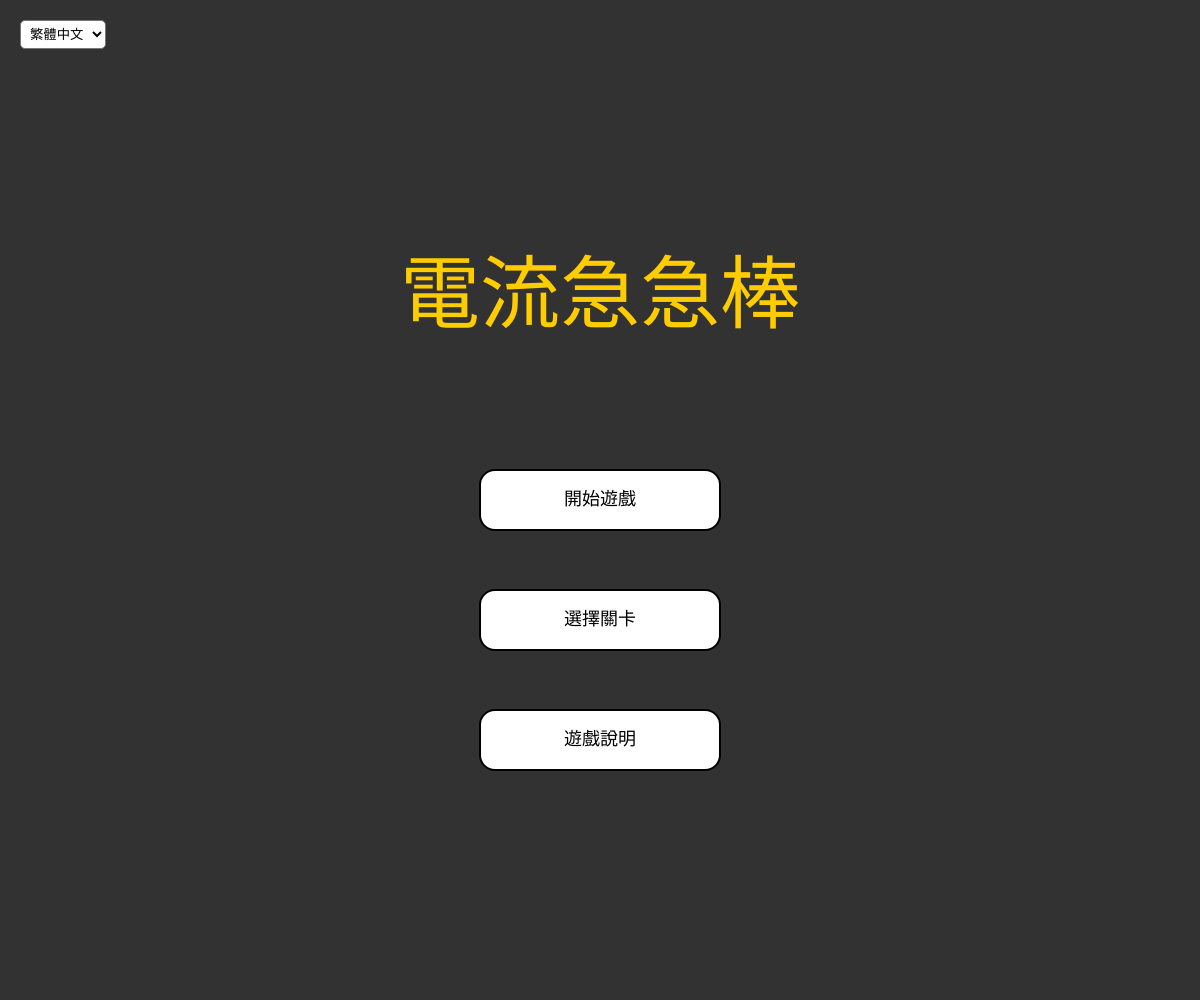
Frame 1 (no input)
Frame 60 (no input): identical to frame 1, image omitted
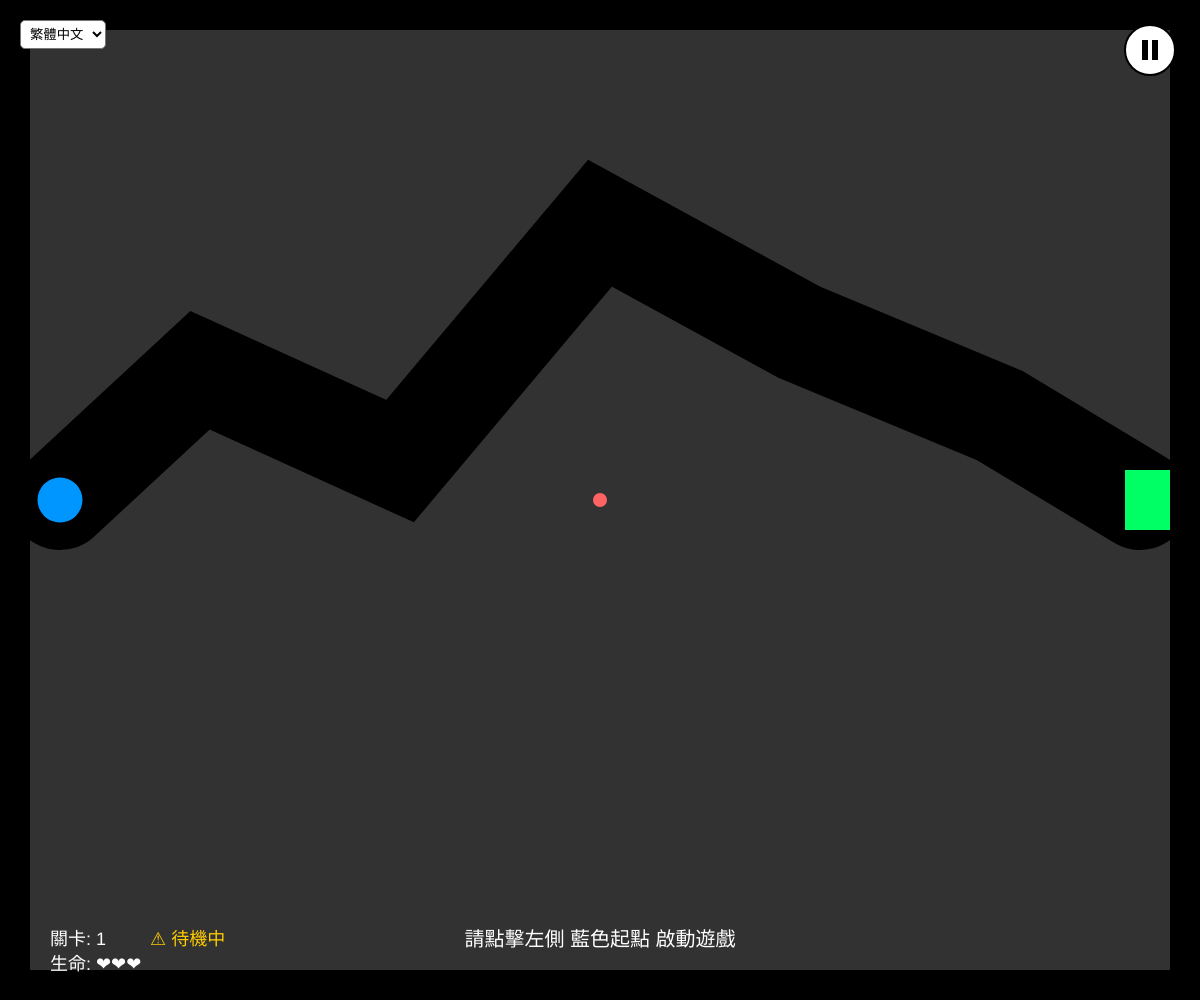
Frame 120 (the mouse pressed at the canvas centre since frame 60)

The p5.js sketch that drew these frames (run headless with seeded random() and noise() and a simulated clock; from frame 60 on, the mouse is pressed at the canvas centre):

// p5.js sketch
// ── sketch.js
let gameState = "START"; 
let level = 1;
let lives = 3;
let stars = 0;
let isPlaying = false; 
let isPaused = false; 
let mode = "SEQUENCE"; 
let pathPoints = [];
let damageFlash = 0;   
let confetti = [];     
let currentObstacles = []; 

// 語系資料字典
let curLang = 'zh'; 
let langSelect; // 🌟 下拉式選單變數
const langData = {
  zh: { title: "電流急急棒", start: "開始遊戲", select: "選擇關卡", instr: "遊戲說明", back: "返回", resume: "繼續遊戲", retry: "重新挑戰", home: "回到主畫面", pause: "遊戲暫停", clear: "關卡通過!", fail: "通關失敗", next: "下一關", replay: "再玩一次", hint: "請點擊左側 藍色起點 啟動遊戲", statusLvl: "關卡: ", statusLife: "生命: ", statusWait: "⚠ 待機中", i1: "1. 滑鼠控制紅點，點擊藍色起點啟動", i2: "2. 避開牆壁、圓球與邊框", i3: "3. 右上角按鈕可暫停", i4: "4. 抵達綠色終點過關" },
  en: { title: "Wire Loop", start: "Start", select: "Levels", instr: "Instructions", back: "Back", resume: "Resume", retry: "Retry", home: "Menu", pause: "Paused", clear: "Cleared!", fail: "Failed", next: "Next", replay: "Replay", hint: "Click BLUE start point", statusLvl: "Level: ", statusLife: "Lives: ", statusWait: "⚠ Standby", i1: "1. Click blue dot to start", i2: "2. Avoid black areas", i3: "3. Top-right to pause", i4: "4. Reach green goal" },
  jp: { title: "イライラ棒", start: "スタート", select: "レベル", instr: "遊び方", back: "戻る", resume: "再開", retry: "リトライ", home: "メニュー", pause: "一時停止", clear: "クリア!", fail: "失敗", next: "次へ", replay: "もう一度", hint: "青い地点をクリック", statusLvl: "レベル: ", statusLife: "ライフ: ", statusWait: "⚠ 待機中", i1: "1. 青い点をクリック", i2: "2. 壁や玉を避ける", i3: "3. 右上で停止", i4: "4. 緑のゴールへ" },
  ko: { title: "전류급급봉", start: "시작", select: "레벨", instr: "설명", back: "뒤로", resume: "계속", retry: "다시", home: "메뉴", pause: "정지", clear: "성공!", fail: "실패", next: "다음", replay: "다시", hint: "파란색 점 클릭", statusLvl: "레벨: ", statusLife: "생명: ", statusWait: "⚠ 대기", i1: "1. 파란색 클릭 시작", i2: "2. 검은 벽 피하기", i3: "3. 우측 상단 일시정지", i4: "4. 초록색 도착" },
  th: { title: "เกมลวดหนาม", start: "เริ่ม", select: "ด่าน", instr: "วิธีเล่น", back: "กลับ", resume: "ต่อ", retry: "ใหม่", home: "หน้าหลัก", pause: "หยุด", clear: "ผ่าน!", fail: "พลาด", next: "ต่อไป", replay: "อีกครั้ง", hint: "คลิกจุดสีฟ้า", statusLvl: "ด่าน: ", statusLife: "ชีวิต: ", statusWait: "⚠ รอ", i1: "1. คลิกสีฟ้าเพื่อเริ่ม", i2: "2. เลี่ยงสีดำ", i3: "3. ขวาบนหยุด", i4: "4. ไปที่สีเขียว" },
  de: { title: "Heißer Draht", start: "Start", select: "Levels", instr: "Info", back: "Zurück", resume: "Weiter", retry: "Neu", home: "Menü", pause: "Pause", clear: "Sieg!", fail: "Verloren", next: "Weiter", replay: "Nochmal", hint: "Blau klicken", statusLvl: "Level: ", statusLife: "Leben: ", statusWait: "⚠ Wartet", i1: "1. Blau zum Start", i2: "2. Schwarz vermeiden", i3: "3. Pause oben rechts", i4: "4. Grünes Ziel" },
  fr: { title: "Fil Électrique", start: "Jouer", select: "Niveaux", instr: "Règles", back: "Retour", resume: "Play", retry: "Encore", home: "Menu", pause: "Pause", clear: "Gagné!", fail: "Perdu", next: "Suivant", replay: "Rejouer", hint: "Cliquez le bleu", statusLvl: "Niveau: ", statusLife: "Vies: ", statusWait: "⚠ Attente", i1: "1. Cliquez le bleu", i2: "2. Évitez le noir", i3: "3. Pause en haut", i4: "4. But vert" }
};

function setup() {
  createCanvas(windowWidth, windowHeight);
  textAlign(CENTER, CENTER);

  // 🌟 初始化下拉選單
  langSelect = createSelect();
  langSelect.position(20, 20); 
  langSelect.option('繁體中文', 'zh');
  langSelect.option('English', 'en');
  langSelect.option('日本語', 'jp');
  langSelect.option('한국어', 'ko');
  langSelect.option('ไทย', 'th');
  langSelect.option('Deutsch', 'de');
  langSelect.option('Français', 'fr');
  langSelect.selected('zh'); // 預設選中中文
  langSelect.changed(() => { curLang = langSelect.value(); });

  // 簡單美化下拉選單
  langSelect.style('padding', '5px');
  langSelect.style('border-radius', '5px');
  langSelect.style('background-color', 'white');
}

function windowResized() {
  resizeCanvas(windowWidth, windowHeight);
}

// 🌟 處理點擊一次性的邏輯
function mouseClicked() {
  if (gameState === "PLAY") {
    // 暫停鍵點擊
    if (dist(mouseX, mouseY, width - 50, 50) < 25) {
      isPaused = !isPaused;
      return;
    }
    // 藍色起點啟動
    if (!isPaused && !isPlaying) {
      if (dist(mouseX, mouseY, 60, height / 2) < 30) {
        isPlaying = true;
      }
    }
  }
}

function draw() {
  background(50); 
  let t = langData[curLang];

  // 🌟 管理選單顯示：只在主畫面、選關、說明、結果、暫停時顯示
  if (gameState === "PLAY" && isPlaying && !isPaused) {
    langSelect.hide();
  } else {
    langSelect.show();
  }

  switch (gameState) {
    case "START": drawMenu(t); break;
    case "INSTRUCTIONS": drawInstructions(t); break;
    case "SELECT": drawLevelSelect(t); break;
    case "PLAY": playLoop(t); break;
    case "RESULT": drawResult(t); break;
    case "GAMEOVER": drawGameOver(t); break;
  }
}

function playLoop(t) {
  drawMap();
  displayStatus(t);
  drawPauseButton();

  if (isPaused) {
    drawPauseMenu(t);
  } else {
    if (!isPlaying) {
      fill(255); textSize(20); text(t.hint, width / 2, height - 60);
    } else {
      checkCollision();
      checkWin();
    }
  }
  
  if (damageFlash > 0) {
    noFill(); stroke(255, 0, 0, damageFlash); strokeWeight(40);
    rect(0, 0, width, height); damageFlash -= 10; 
  }
}

function drawPauseMenu(t) {
  push(); fill(0, 180); rect(0, 0, width, height); 
  fill(255, 204, 0); textSize(50); text(t.pause, width / 2, height * 0.2);
  let cy = height * 0.5;
  drawButton(t.resume, width / 2, cy - 80, 220, 50, () => { isPaused = false; });
  drawButton(t.retry, width / 2, cy - 15, 220, 50, () => { startLevel(); });
  drawButton(t.home, width / 2, cy + 50, 220, 50, () => { gameState = "START"; });
  pop();
}

function drawMenu(t) {
  fill(255, 204, 0); textSize(height * 0.08); text(t.title, width / 2, height * 0.3);
  drawButton(t.start, width / 2, height * 0.5, 240, 60, () => { level = 1; mode = "SEQUENCE"; startLevel(); });
  drawButton(t.select, width / 2, height * 0.62, 240, 60, () => { gameState = "SELECT"; });
  drawButton(t.instr, width / 2, height * 0.74, 240, 60, () => { gameState = "INSTRUCTIONS"; });
}

function drawInstructions(t) {
  fill(255); textSize(30); text(t.instr, width / 2, height * 0.25);
  textSize(18); text(t.i1, width / 2, height * 0.4); text(t.i2, width / 2, height * 0.47);
  text(t.i3, width / 2, height * 0.54); text(t.i4, width / 2, height * 0.61);
  drawButton(t.back, width / 2, height * 0.8, 150, 50, () => { gameState = "START"; });
}

function drawResult(t) {
  background(20, 50, 20); drawConfetti();
  fill(255, 204, 0); textSize(40); text("Level " + level + " " + t.clear, width / 2, height * 0.25);
  textSize(80); text("★".repeat(stars) + "☆".repeat(3 - stars), width / 2, height * 0.45);
  let btnY = height * 0.75;
  drawButton(t.replay, width / 2 - 240, btnY, 180, 50, () => { startLevel(); });
  let nTxt = (mode === "SEQUENCE" && level < 30) ? t.next : t.select;
  drawButton(nTxt, width / 2, btnY, 180, 50, () => {
    if (mode === "SEQUENCE" && level < 30) { level++; startLevel(); } else { gameState = "SELECT"; }
  });
  drawButton(t.home, width / 2 + 240, btnY, 180, 50, () => { gameState = "START"; });
}

function drawGameOver(t) {
  background(70, 10, 10); fill(255); textSize(60); text(t.fail, width / 2, height * 0.4);
  drawButton(t.retry, width / 2 - 110, height * 0.65, 180, 50, () => { startLevel(); });
  drawButton(t.home, width / 2 + 110, height * 0.65, 180, 50, () => { gameState = "START"; });
}

function displayStatus(t) {
  fill(255); textSize(18); textAlign(LEFT);
  text(t.statusLvl + level, 50, height-60); 
  text(t.statusLife + "❤".repeat(max(0, lives)), 50, height-35);
  if(!isPlaying && !isPaused && gameState === "PLAY") { fill(255, 204, 0); text(t.statusWait, 150, height-60); }
  textAlign(CENTER);
}

// --- 物理與地圖繪製 ---

function drawMap() {
  noStroke(); fill(0); 
  rect(0, 0, width, 30); rect(0, height - 30, width, 30);
  rect(0, 0, 30, height); rect(width - 30, 0, 30, height);
  push(); stroke(0); let w = map(level, 1, 30, 100, 30);
  strokeWeight(w); noFill(); beginShape();
  for (let p of pathPoints) vertex(p.x, p.y);
  endShape(); pop();
  currentObstacles = []; if (level > 5) {
    fill(0); let count = floor(level / 4);
    for (let i = 0; i < count; i++) {
      let x = map(i, 0, 8, width * 0.2, width * 0.8), y = height / 2 + sin(frameCount * 0.05 + i) * (height * 0.2);
      ellipse(x, y, 50, 50); currentObstacles.push({ x: x, y: y, r: 25 });
    }
  }
  fill(0, 150, 255); ellipse(60, height / 2, 45, 45); 
  fill(0, 255, 100); rect(width - 75, height / 2 - 30, 45, 60); 
  fill(255, 100, 100); ellipse(mouseX, mouseY, 14, 14);
}

function checkCollision() {
  if (isPaused) return;
  let hit = false; let pMouse = createVector(mouseX, mouseY);
  if (mouseX < 37 || mouseX > width - 37 || mouseY < 37 || mouseY > height - 37) hit = true;
  let currentPathWidth = map(level, 1, 30, 100, 30);
  let safetyRadius = currentPathWidth / 2 - 7; 
  let isOnPath = false;
  for (let i = 0; i < pathPoints.length - 1; i++) {
    if (distToSegment(pMouse, pathPoints[i], pathPoints[i + 1]) < safetyRadius) { isOnPath = true; break; }
  }
  if (!isOnPath) hit = true;
  if (!hit) { for (let obs of currentObstacles) { if (dist(mouseX, mouseY, obs.x, obs.y) < (obs.r + 7)) { hit = true; break; } } }
  if (hit) { lives--; damageFlash = 200; isPlaying = false; if (lives <= 0) gameState = "GAMEOVER"; else { mouseX = 60; mouseY = height / 2; } }
}

function startLevel() {
  lives = 3; isPlaying = false; isPaused = false; gameState = "PLAY";
  pathPoints = []; randomSeed(level * 123);
  pathPoints.push(createVector(60, height / 2)); 
  for (let i = 1; i < 6; i++) pathPoints.push(createVector(i * (width / 6), height / 2 + random(-height * 0.3, height * 0.3)));
  pathPoints.push(createVector(width - 60, height / 2));
}

function drawPauseButton() {
  let px = width - 50, py = 50; let h = dist(mouseX, mouseY, px, py) < 25;
  stroke(0); strokeWeight(2); fill(h ? 220 : 255); ellipse(px, py, 50, 50);
  fill(0); noStroke();
  if (!isPaused) { rect(px - 8, py - 10, 6, 20); rect(px + 2, py - 10, 6, 20); }
  else { triangle(px - 5, py - 10, px - 5, py + 10, px + 10, py); }
}

function drawButton(txt, x, y, w, h, callback) {
  let hovering = mouseX > x - w / 2 && mouseX < x + w / 2 && mouseY > y - h / 2 && mouseY < y + h / 2;
  stroke(0); strokeWeight(2); fill(hovering ? 230 : 255);
  rectMode(CENTER); rect(x, y, w, h, 15);
  noStroke(); fill(0); textSize(18); text(txt, x, y);
  rectMode(CORNER);
  if (hovering && mouseIsPressed) { callback(); mouseIsPressed = false; }
}

function drawLevelSelect(t) {
  fill(255); textSize(30); text(t.select, width / 2, height * 0.1);
  let cols = 6; let sx = width / 8.5, sy = height / 9;
  for (let i = 0; i < 30; i++) {
    let x = (width/2 - (2.5 * sx)) + (i % cols) * sx, y = height * 0.25 + floor(i / cols) * sy;
    drawButton((i + 1).toString(), x, y, 60, 55, () => { level = i + 1; mode = "MANUAL"; startLevel(); });
  }
  drawButton(t.back, width / 2, height - 60, 160, 40, () => { gameState = "START"; });
}

function checkWin() { if (mouseX > width - 75 && dist(mouseX, mouseY, width - 50, height/2) < 40) { stars = lives; initConfetti(); gameState = "RESULT"; } }

function initConfetti() {
  confetti = []; for (let i = 0; i < 100; i++) {
    confetti.push({ x: random(width), y: random(-height, 0), size: random(5, 12), color: color(random(255), random(255), random(255)), speed: random(3, 7), angle: random(TWO_PI) });
  }
}

function drawConfetti() {
  for (let c of confetti) {
    fill(c.color); noStroke(); push(); translate(c.x, c.y); rotate(c.angle); rect(0, 0, c.size, c.size); pop();
    c.y += c.speed; c.angle += 0.1;
  }
}

function distToSegment(p, v, w) {
  let l2 = dist(v.x, v.y, w.x, w.y); l2 = l2 * l2; if (l2 == 0) return dist(p.x, p.y, v.x, v.y);
  let t = ((p.x - v.x) * (w.x - v.x) + (p.y - v.y) * (w.y - v.y)) / l2;
  t = Math.max(0, Math.min(1, t)); return dist(p.x, p.y, v.x + t * (w.x - v.x), v.y + t * (w.y - v.y));
}
